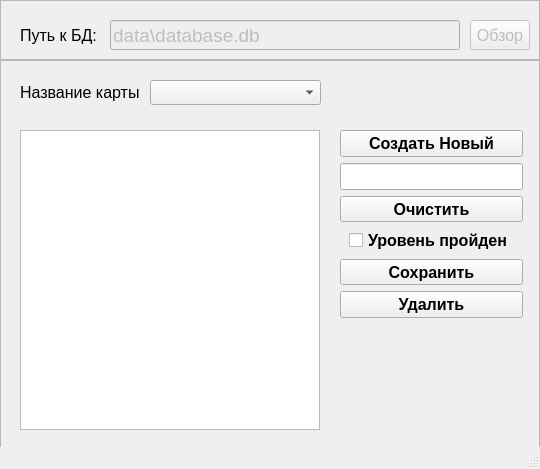
<?xml version="1.0" encoding="UTF-8"?>
<ui version="4.0">
 <class>MainWindow</class>
 <widget class="QMainWindow" name="MainWindow">
  <property name="geometry">
   <rect>
    <x>0</x>
    <y>0</y>
    <width>540</width>
    <height>469</height>
   </rect>
  </property>
  <property name="sizePolicy">
   <sizepolicy hsizetype="Fixed" vsizetype="Fixed">
    <horstretch>0</horstretch>
    <verstretch>0</verstretch>
   </sizepolicy>
  </property>
  <property name="windowTitle">
   <string>Редактор уровней v.1.0</string>
  </property>
  <widget class="QWidget" name="centralwidget">
   <widget class="QFrame" name="connect_frame">
    <property name="geometry">
     <rect>
      <x>0</x>
      <y>0</y>
      <width>540</width>
      <height>60</height>
     </rect>
    </property>
    <property name="styleSheet">
     <string notr="true"/>
    </property>
    <property name="frameShape">
     <enum>QFrame::StyledPanel</enum>
    </property>
    <property name="frameShadow">
     <enum>QFrame::Raised</enum>
    </property>
    <widget class="QLineEdit" name="path_file">
     <property name="enabled">
      <bool>false</bool>
     </property>
     <property name="geometry">
      <rect>
       <x>110</x>
       <y>20</y>
       <width>350</width>
       <height>30</height>
      </rect>
     </property>
     <property name="font">
      <font>
       <pointsize>14</pointsize>
      </font>
     </property>
     <property name="styleSheet">
      <string notr="true"/>
     </property>
     <property name="text">
      <string>data\database.db</string>
     </property>
    </widget>
    <widget class="QPushButton" name="review_but">
     <property name="enabled">
      <bool>false</bool>
     </property>
     <property name="geometry">
      <rect>
       <x>470</x>
       <y>20</y>
       <width>60</width>
       <height>30</height>
      </rect>
     </property>
     <property name="font">
      <font>
       <pointsize>12</pointsize>
      </font>
     </property>
     <property name="styleSheet">
      <string notr="true"/>
     </property>
     <property name="text">
      <string>Обзор</string>
     </property>
    </widget>
    <widget class="QLabel" name="bd_name">
     <property name="geometry">
      <rect>
       <x>20</x>
       <y>20</y>
       <width>81</width>
       <height>30</height>
      </rect>
     </property>
     <property name="font">
      <font>
       <pointsize>12</pointsize>
      </font>
     </property>
     <property name="text">
      <string>Путь к БД:</string>
     </property>
    </widget>
   </widget>
   <widget class="QFrame" name="frame">
    <property name="geometry">
     <rect>
      <x>0</x>
      <y>60</y>
      <width>540</width>
      <height>390</height>
     </rect>
    </property>
    <property name="styleSheet">
     <string notr="true"/>
    </property>
    <property name="frameShape">
     <enum>QFrame::StyledPanel</enum>
    </property>
    <property name="frameShadow">
     <enum>QFrame::Raised</enum>
    </property>
    <widget class="QComboBox" name="mapsBox">
     <property name="geometry">
      <rect>
       <x>150</x>
       <y>20</y>
       <width>171</width>
       <height>25</height>
      </rect>
     </property>
     <property name="font">
      <font>
       <pointsize>12</pointsize>
      </font>
     </property>
     <property name="styleSheet">
      <string notr="true"/>
     </property>
    </widget>
    <widget class="QTableWidget" name="levelMapTable">
     <property name="geometry">
      <rect>
       <x>20</x>
       <y>70</y>
       <width>300</width>
       <height>300</height>
      </rect>
     </property>
     <property name="styleSheet">
      <string notr="true"/>
     </property>
    </widget>
    <widget class="QWidget" name="verticalLayoutWidget">
     <property name="geometry">
      <rect>
       <x>340</x>
       <y>70</y>
       <width>183</width>
       <height>188</height>
      </rect>
     </property>
     <layout class="QVBoxLayout" name="verticalLayout">
      <item>
       <widget class="QPushButton" name="create_but">
        <property name="font">
         <font>
          <pointsize>12</pointsize>
          <weight>75</weight>
          <bold>true</bold>
         </font>
        </property>
        <property name="styleSheet">
         <string notr="true"/>
        </property>
        <property name="text">
         <string>Создать Новый</string>
        </property>
       </widget>
      </item>
      <item>
       <widget class="QLineEdit" name="map_name">
        <property name="font">
         <font>
          <pointsize>12</pointsize>
          <weight>75</weight>
          <bold>true</bold>
         </font>
        </property>
        <property name="contextMenuPolicy">
         <enum>Qt::DefaultContextMenu</enum>
        </property>
       </widget>
      </item>
      <item>
       <widget class="QPushButton" name="clear_but">
        <property name="font">
         <font>
          <pointsize>12</pointsize>
          <weight>75</weight>
          <bold>true</bold>
         </font>
        </property>
        <property name="styleSheet">
         <string notr="true"/>
        </property>
        <property name="text">
         <string>Очистить</string>
        </property>
       </widget>
      </item>
      <item alignment="Qt::AlignHCenter">
       <widget class="QCheckBox" name="check_passing">
        <property name="font">
         <font>
          <pointsize>12</pointsize>
          <weight>75</weight>
          <bold>true</bold>
         </font>
        </property>
        <property name="text">
         <string>Уровень пройден</string>
        </property>
       </widget>
      </item>
      <item>
       <widget class="QPushButton" name="save_but">
        <property name="font">
         <font>
          <pointsize>12</pointsize>
          <weight>75</weight>
          <bold>true</bold>
         </font>
        </property>
        <property name="styleSheet">
         <string notr="true"/>
        </property>
        <property name="text">
         <string>Сохранить</string>
        </property>
       </widget>
      </item>
      <item>
       <widget class="QPushButton" name="delete_but">
        <property name="font">
         <font>
          <pointsize>12</pointsize>
          <weight>75</weight>
          <bold>true</bold>
         </font>
        </property>
        <property name="styleSheet">
         <string notr="true"/>
        </property>
        <property name="text">
         <string>Удалить</string>
        </property>
       </widget>
      </item>
     </layout>
    </widget>
    <widget class="QLabel" name="label_name">
     <property name="geometry">
      <rect>
       <x>20</x>
       <y>20</y>
       <width>121</width>
       <height>25</height>
      </rect>
     </property>
     <property name="font">
      <font>
       <pointsize>12</pointsize>
      </font>
     </property>
     <property name="text">
      <string>Название карты:</string>
     </property>
    </widget>
   </widget>
  </widget>
  <widget class="QStatusBar" name="statusbar"/>
 </widget>
 <resources/>
 <connections/>
</ui>
